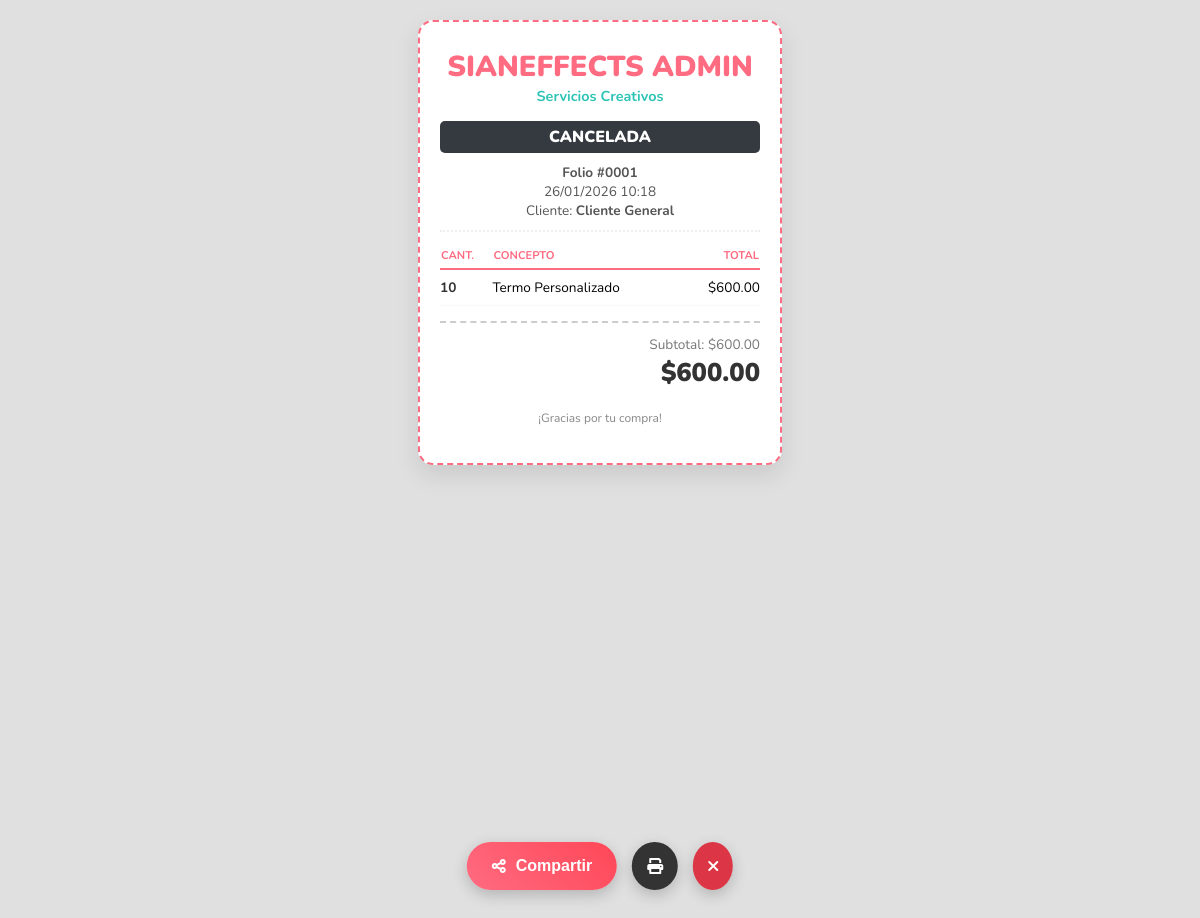
Page /ticket/1 on the earlier database version.
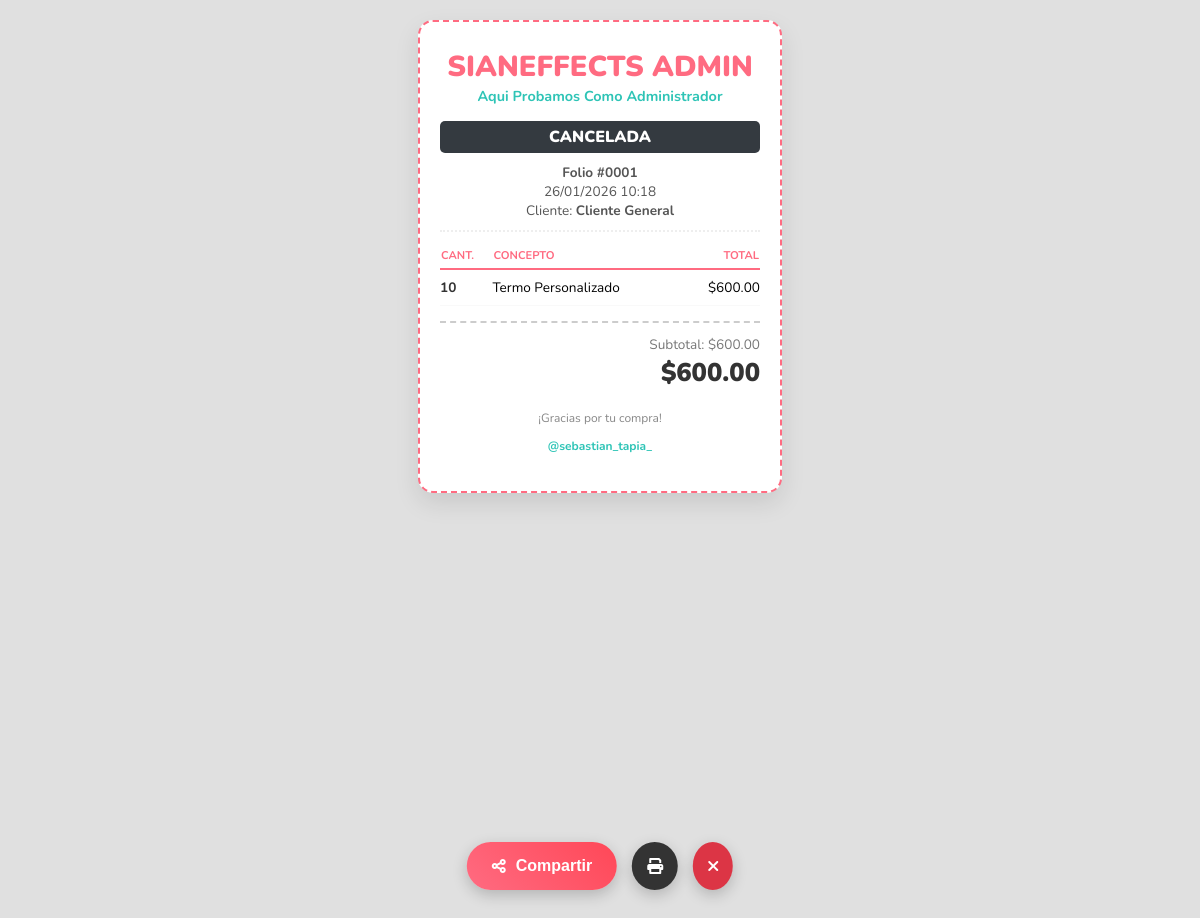
Same page on the later database version.
### tables this page shows
CREATE TABLE configuracion (id INTEGER PRIMARY KEY AUTOINCREMENT, user_id INTEGER, margen_ganancia INTEGER DEFAULT 200, nombre_empresa TEXT DEFAULT 'Mi Negocio', slogan TEXT DEFAULT 'Servicios Creativos', website TEXT DEFAULT '', inventario_activo BOOLEAN DEFAULT 0, ticket_bw BOOLEAN DEFAULT 0);

### routes/main.py (the view)
@main_bp.route('/ticket/<int:id>')
def ver_ticket(id):
    conn = get_db()
    venta_db = conn.execute('SELECT * FROM ventas WHERE id = ?', (id,)).fetchone()
    if venta_db is None:
        conn.close()
        return "Ticket no encontrado", 404
    venta = procesar_fila_fechas(venta_db)
    detalles = conn.execute('SELECT * FROM venta_detalles WHERE venta_id = ?', (id,)).fetchall()
    config = conn.execute('SELECT * FROM configuracion WHERE user_id = ?', (venta_db['user_id'],)).fetchone()
    if config is None:
        config = {'nombre_empresa': 'Mi Negocio', 'slogan': 'Gracias por su compra', 'website': ''}
    conn.close()
    return render_template('ticket.html', venta=venta, detalles=detalles, config=config)

### app.py (called while the page is built, shortened)
@app.context_processor
def inject_user_config():
    default_config = {
        'nombre_empresa': 'Cotizador Sianeffects', # O el nombre genérico que quieras
        'slogan': '',
        'website': '',
        'margen_ganancia': 100
    }
    return {'config': default_config}

@app.after_request
def add_header(response):
    response.headers["Cache-Control"] = "no-cache, no-store, must-revalidate"
    return response

### db.py (called while the page is built)
def get_db_connection():
    conn = sqlite3.connect(DB_NAME)
    conn.row_factory = sqlite3.Row
    return conn

### routes/main.py (called while the page is built)
@main_bp.app_context_processor
def inject_notifications():
    if 'user_id' in session:
        return {'notificaciones': obtener_alertas(session['user_id'])}
    return {'notificaciones': []}

### utils/datetime_utils.py (called while the page is built)
def utc_to_local(utc_dt, timezone_str='America/Mexico_City'):
    if utc_dt is None:
        return None
    if utc_dt.tzinfo is None:
        utc_dt = utc_dt.replace(tzinfo=timezone.utc)
    tz = pytz.timezone(timezone_str)
    return utc_dt.astimezone(tz)

### templates/ticket.html (shortened to what this page needs)
<!doctype html>
<html lang="es">
<head>
    <link rel="stylesheet" href="https://cdnjs.cloudflare.com/ajax/libs/font-awesome/6.0.0/css/all.min.css">
</head>
<body>
    <div class="ticket {% if config['ticket_bw'] %}ticket-bw{% endif %}" id="ticketVisual">
        <div class="brand">
            <h2>{{ config['nombre_empresa'] }}</h2>
            <p>{{ config['slogan'] }}</p>
        </div>
        {% if venta['estado'] == 'cotizacion' %}
        <div class="doc-type bg-cotizacion">COTIZACIÓN</div>
        {% elif venta['estado'] == 'anticipo' %}
        <div class="doc-type bg-anticipo">ANTICIPO</div>
        {% elif venta['estado'] == 'pagado' %}
        <div class="doc-type bg-pagado">RECIBO</div>
        {% else %}
        <div class="doc-type bg-cancelada">CANCELADA</div>
        {% endif %}
        <div class="info">
            <strong>Folio #{{ '%04d' % venta['id'] }}</strong><br>
            {{ venta['fecha'] if venta['fecha'] else 'Fecha no disponible' }}<br>
            Cliente: <strong>{{ venta['cliente'] }}</strong>
        </div>
        <table class="items">
            <thead>
                <tr>
                    <th>Cant.</th>
                    <th>Concepto</th>
                    <th style="text-align: right;">Total</th>
                </tr>
            </thead>
            <tbody>
                {% for item in detalles %}
                <tr>
                    <td style="font-weight: bold; color: #333;">{{ item['cantidad']|int }}</td>
                    <td>{{ item['concepto'] }}</td>
                    <td style="text-align: right;">${{ "%.2f"|format(item['subtotal']) }}</td>
                </tr>
                {% endfor %}
            </tbody>
        </table>
        <div class="total-section">
            <span style="font-size: 0.85rem; color:#777">Subtotal: ${{ "%.2f"|format(venta['subtotal']) }}</span><br>
            <div class="total-amount">${{ "%.2f"|format(venta['total']) }}</div>
        </div>
        <div class="footer">
            <p>
                {% if venta['estado'] == 'cotizacion' %}
                Precios sujetos a cambio sin previo aviso.
                {% else %}
                ¡Gracias por tu compra!
                {% endif %}
            </p>
            {% if config['website'] %}<p style="color:#2ec4b6; font-weight:bold;">{{ config['website'] }}</p>{% endif %}
        </div>
    </div>
    <div class="no-print">
        <button id="btnShare" onclick="generarTicket()" class="btn-accion btn-share">
            <i class="fas fa-share-alt"></i> Compartir
        </button>
        <button onclick="window.print()" class="btn-accion btn-print">
            <i class="fas fa-print"></i>
        </button>
        <button onclick="window.close()" class="btn-accion btn-close">
            <i class="fas fa-times"></i>
        </button>
    </div>
</body>
</html>

Differences in the rows shown:
changed configuracion "SIANEFFECTS ADMIN": slogan "Servicios Creativos" → "Aqui Probamos Como Administrador"; website (not shown) → "@sebastian_tapia_"
